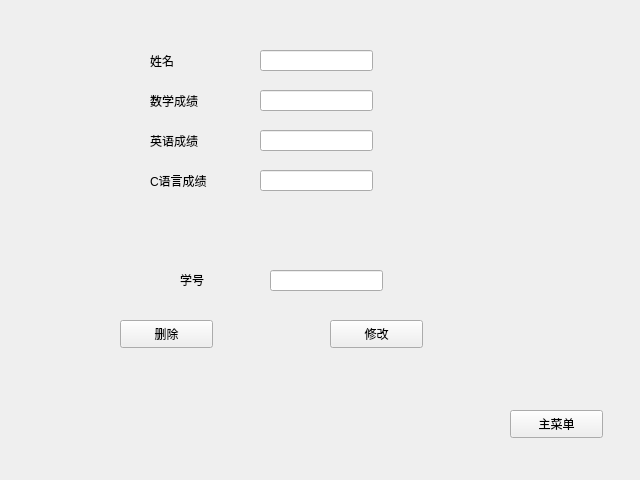
<?xml version="1.0" encoding="UTF-8"?>
<ui version="4.0">
 <class>ModifyWidget</class>
 <widget class="QWidget" name="ModifyWidget">
  <property name="geometry">
   <rect>
    <x>0</x>
    <y>0</y>
    <width>640</width>
    <height>480</height>
   </rect>
  </property>
  <property name="windowTitle">
   <string>Form</string>
  </property>
  <widget class="QPushButton" name="returnButton">
   <property name="geometry">
    <rect>
     <x>510</x>
     <y>410</y>
     <width>93</width>
     <height>28</height>
    </rect>
   </property>
   <property name="text">
    <string>主菜单</string>
   </property>
  </widget>
  <widget class="QLabel" name="nameLabel">
   <property name="geometry">
    <rect>
     <x>150</x>
     <y>50</y>
     <width>72</width>
     <height>21</height>
    </rect>
   </property>
   <property name="text">
    <string>姓名</string>
   </property>
  </widget>
  <widget class="QLineEdit" name="nameLineEdit">
   <property name="geometry">
    <rect>
     <x>260</x>
     <y>50</y>
     <width>113</width>
     <height>21</height>
    </rect>
   </property>
  </widget>
  <widget class="QLabel" name="mathLabel">
   <property name="geometry">
    <rect>
     <x>150</x>
     <y>90</y>
     <width>72</width>
     <height>21</height>
    </rect>
   </property>
   <property name="text">
    <string>数学成绩</string>
   </property>
  </widget>
  <widget class="QLineEdit" name="mathLineEdit">
   <property name="geometry">
    <rect>
     <x>260</x>
     <y>90</y>
     <width>113</width>
     <height>21</height>
    </rect>
   </property>
  </widget>
  <widget class="QLabel" name="enLabel">
   <property name="geometry">
    <rect>
     <x>150</x>
     <y>130</y>
     <width>72</width>
     <height>21</height>
    </rect>
   </property>
   <property name="text">
    <string>英语成绩</string>
   </property>
  </widget>
  <widget class="QLineEdit" name="enLineEdit">
   <property name="geometry">
    <rect>
     <x>260</x>
     <y>130</y>
     <width>113</width>
     <height>21</height>
    </rect>
   </property>
  </widget>
  <widget class="QLabel" name="cLabel">
   <property name="geometry">
    <rect>
     <x>150</x>
     <y>170</y>
     <width>72</width>
     <height>21</height>
    </rect>
   </property>
   <property name="text">
    <string>C语言成绩</string>
   </property>
  </widget>
  <widget class="QLineEdit" name="cLineEdit">
   <property name="geometry">
    <rect>
     <x>260</x>
     <y>170</y>
     <width>113</width>
     <height>21</height>
    </rect>
   </property>
  </widget>
  <widget class="QLabel" name="idLabel">
   <property name="geometry">
    <rect>
     <x>180</x>
     <y>270</y>
     <width>72</width>
     <height>20</height>
    </rect>
   </property>
   <property name="text">
    <string>学号</string>
   </property>
  </widget>
  <widget class="QLineEdit" name="idLineEdit">
   <property name="geometry">
    <rect>
     <x>270</x>
     <y>270</y>
     <width>113</width>
     <height>21</height>
    </rect>
   </property>
  </widget>
  <widget class="QPushButton" name="deleteButton">
   <property name="geometry">
    <rect>
     <x>120</x>
     <y>320</y>
     <width>93</width>
     <height>28</height>
    </rect>
   </property>
   <property name="text">
    <string>删除</string>
   </property>
  </widget>
  <widget class="QPushButton" name="modifyButton_2">
   <property name="geometry">
    <rect>
     <x>330</x>
     <y>320</y>
     <width>93</width>
     <height>28</height>
    </rect>
   </property>
   <property name="text">
    <string>修改</string>
   </property>
  </widget>
 </widget>
 <resources/>
 <connections/>
</ui>
